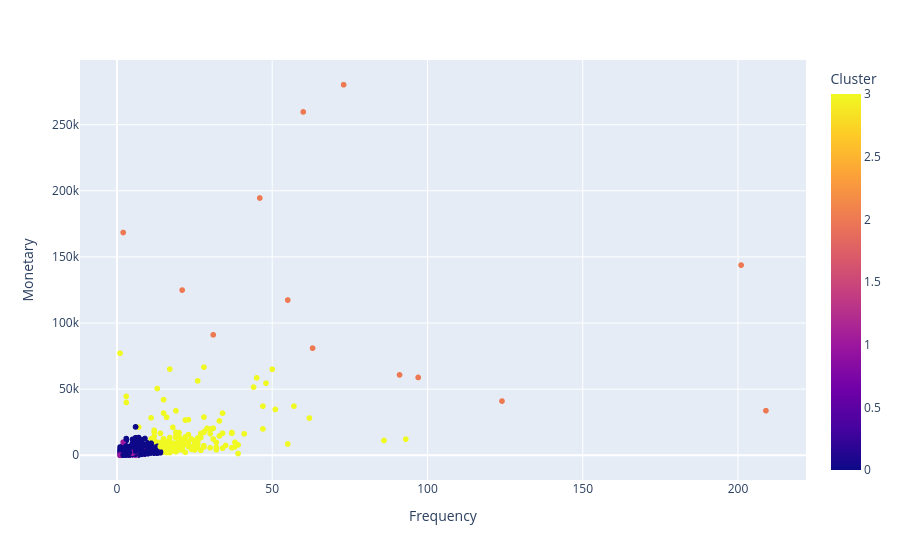

Notebook code cell kept with this figure:
### Code cell
#2D scatter
px.scatter(
    rfm,
    x="Frequency",
    y="Monetary",
    color="Cluster"
)

### Figure 1 — Plotly figure (JSON) as saved in the notebook; plotly's stock layout.template omitted (floating-point values rounded to 4 significant figures; data arrays with more than 128 entries replaced by an {"elided": "..."} marker saying what was removed)
{"data": [{"hovertemplate": "Frequency=%{x}<br>Monetary=%{y}<br>Cluster=%{marker.color}<extra></extra>", "legendgroup": "", "marker": {"color": {"elided": "4338 int values"}, "coloraxis": "coloraxis", "symbol": "circle"}, "mode": "markers", "name": "", "showlegend": false, "type": "scattergl", "x": {"elided": "4338 int values"}, "xaxis": "x", "y": {"elided": "4338 float values"}, "yaxis": "y"}], "layout": {"coloraxis": {"colorbar": {"title": {"text": "Cluster"}}, "colorscale": [[0, "#0d0887"], [0.1111, "#46039f"], [0.2222, "#7201a8"], [0.3333, "#9c179e"], [0.4444, "#bd3786"], [0.5556, "#d8576b"], [0.6667, "#ed7953"], [0.7778, "#fb9f3a"], [0.8889, "#fdca26"], [1, "#f0f921"]]}, "legend": {"tracegroupgap": 0}, "margin": {"t": 60}, "xaxis": {"anchor": "y", "domain": [0, 1], "title": {"text": "Frequency"}}, "yaxis": {"anchor": "x", "domain": [0, 1], "title": {"text": "Monetary"}}}}
